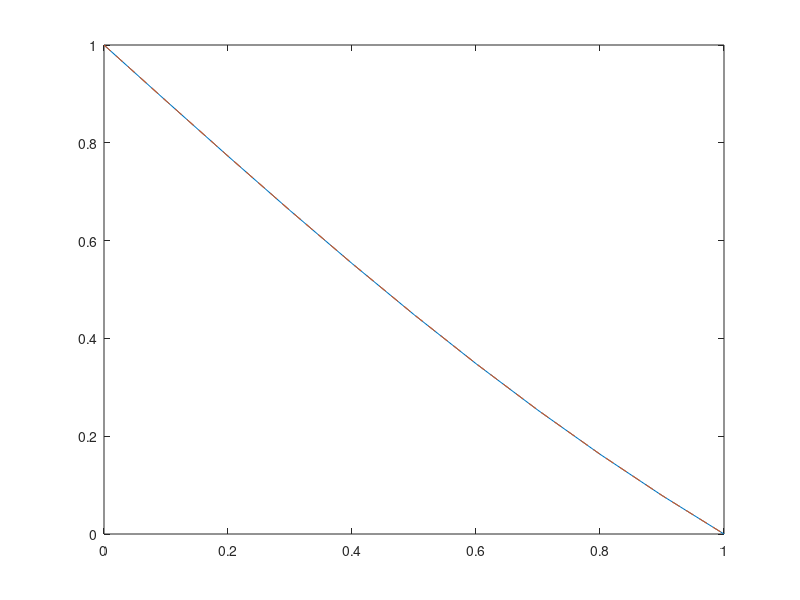

Source code (MATLAB):
x = 0.0:0.1:1.0;
N = length(x);
h = x(2)-x(1);
a = 1/h^2*ones(size(x));
b = -2/h^2*ones(size(x));
c = 1/h^2*ones(size(x));
r = x.*cos(x);
a(1) = 0; b(1) = 1; r(1) = 1;
c(N) = 0; b(N) = 1; r(N) = 0;

for j = 2:N
b(j) = b(j)-c(j)*a(j-1)/b(j-1);
r(j) = r(j)-c(j)*r(j-1)/b(j-1);
end

y(N) = r(N)/b(N);
for j = (N-1):-1:1
y(j) = r(j)/b(j)-a(j)*y(j+1)/b(j);
end

Y = [y(1) y(2) y(3) y(4) y(5) y(6) y(7) y(8) y(9) y(10) y(11)];


%exact func
y0 = 1;
x0 = 0;
for N = 1:11
    ex(N) = 2.*sin(x0) - x0.*cos(x0) + x0.*(-2.*sin(1) + cos(1) - 1) + 1;
    x0 = x0+0.1;
end
disp(Y)
disp(ex)
plot(x,Y,x,ex,"--")